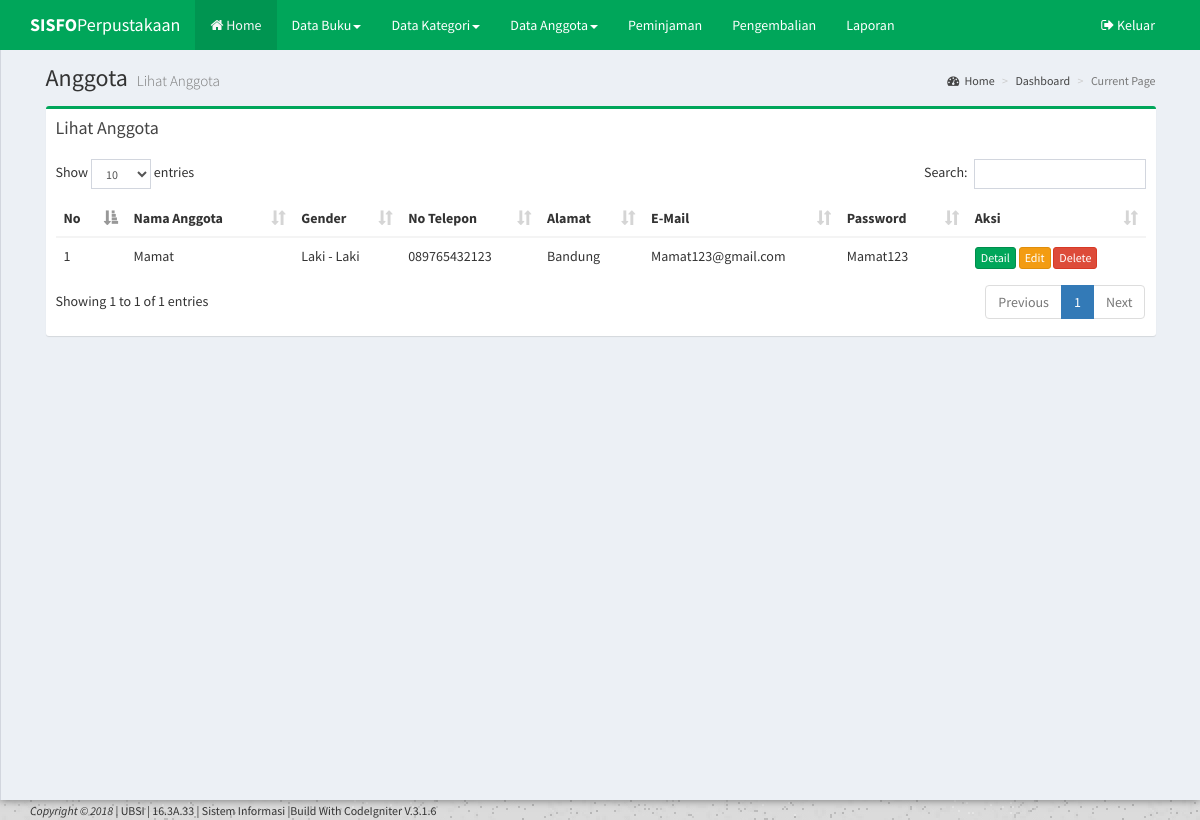
The app's page /CodeIgniter-3.1.6/index.php/anggota with its own data.
### tables this page shows
CREATE TABLE IF NOT EXISTS `anggota` (
`id_anggota` int(3) NOT NULL,
  `nama_anggota` varchar(45) NOT NULL,
  `gender` enum('Laki - Laki','Perempuan') NOT NULL,
  `no_telepon` varchar(13) NOT NULL,
  `alamat` varchar(50) NOT NULL,
  `email` varchar(30) NOT NULL,
  `password` varchar(35) NOT NULL
);

### CodeIgniter-3.1.6/application/views/template/my_template.php (called while the page is built, shortened)
<?php $this->load->view("/partial/header"); ?>
<?php $this->load->view("/partial/navbar"); ?>
<?php $this->load->view("/partial/top_navigation"); ?>
<?php $this->load->view($content); ?>

### CodeIgniter-3.1.6/application/controllers/Anggota.php (called while the page is built, shortened)
<?php
class Anggota extends CI_Controller
{
	public function __construct()
	{
		$this->load->model('Buku_Model');
		$this->load->model('Kategori_Model');
		$this->load->model('Anggota_Model');
	}
	public function index()
	{
		$data =
		[
			'title' =>'Anggota',
			'sub_title' =>'Lihat Anggota',
			'content' =>'anggota/index',
			'show' =>$this->Anggota_Model->index()->result()
		];
		$this->load->view('template/my_template', $data);
	}
}
?>

### CodeIgniter-3.1.6/index.php (called while the page is built, shortened)
<?php
require_once BASEPATH.'core/CodeIgniter.php';

### CodeIgniter-3.1.6/application/models/Anggota_Model.php (called while the page is built, shortened)
<?php
class Anggota_Model extends CI_Model
{
	public function index()
	{
		return $this->db->get('anggota');
	}
}
?>

### CodeIgniter-3.1.6/application/views/anggota/index.php (the view)
<section class="content">
<div class="row">
<div class="col-sm-12">
<div class="box box-success">
<div class="box-header">
<h3 class="box-title"> Lihat Anggota </h3>
</div>
<div class="box-body">
	<div class="table.responsive">
		<table class="table table.striped" id="example1">
	<thead>
		<tr>
			<th>No</th>
			<th>Nama Anggota</th>
			<th>Gender</th>
			<th>No Telepon</th>
			<th>Alamat</th>
			<th>E-Mail</th>
			<th>Password</th>
			<th>Aksi</th>
		</tr>
	</thead>
	<tbody>
		<?php
			foreach ($show as $key => $data) {
		?>
		<tr>
			<td><?=$key+1;?></td>
			<td><?=$data->nama_anggota;?></td>
			<td><?=$data->gender;?></td>
			<td><?=$data->no_telepon;?></td>
			<td><?=$data->alamat;?></td>
			<td><?=$data->email;?></td>
			<td><?=$data->password;?></td>
			<td>
				<a href="#" class="btn btn-xs btn-success">Detail</a>
				<a href="#" class="btn btn-xs btn-warning">Edit</a>
				<a href="#" class="btn btn-xs btn-danger">Delete</a>
			</td>
		</tr>
		<?php
		}
		?>
</tbody>
</table>
</div>
</div>
</div>
</div>
</div>
</section>

### records on screen
anggota: nama_anggota "Mamat", gender "Laki - Laki", no_telepon "089765432123", alamat "Bandung", email "Mamat123@gmail.com", password "Mamat123"

### other values on screen
$title "Anggota"
$sub_title "Lihat Anggota"
